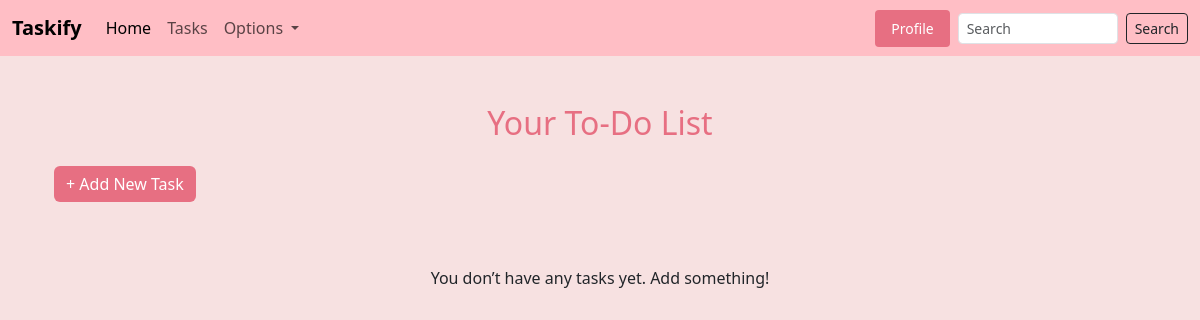
Page /tasks/ (signed in) on the earlier database version.
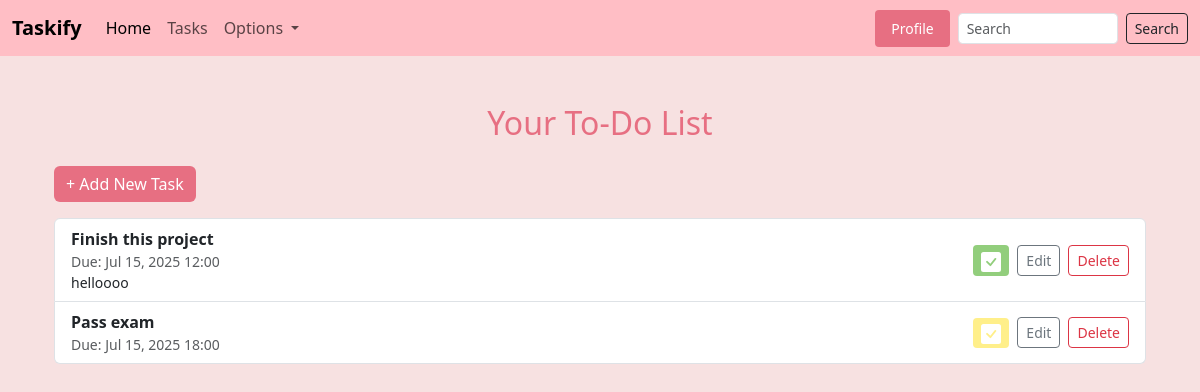
Same page on the later database version.
### todo/models.py (models this page shows, shortened)
class Task(models.Model):
    user = models.ForeignKey(User, on_delete=models.CASCADE)
    title = models.CharField(max_length=100)
    description = models.TextField(blank=True)
    deadline = models.DateTimeField(null=True, blank=True)
    completed = models.BooleanField(default=False)
    created_at = models.DateTimeField(auto_now_add=True)

### todo/views.py (the view)
# urls.py: path('tasks/', views.task_list, name='task_list'),
@login_required
def task_list(request):
    tasks = Task.objects.filter(user=request.user)
    return render(request, 'todo/task_list.html', {'tasks': tasks})

### templates/todo/task_list.html (shortened to what this page needs)
{% extends 'todo/base.html' %}
{% block content %}
    <div class="container py-5">
        <h2 class="mb-4 text-center" style="color: #e76f82;">Your To-Do
            List</h2>
        <a href="{% url 'create_task' %}" class="btn btn-pink mb-3">+ Add New Task</a>
        {% if tasks %}
            <ul class="list-group">
                {% for task in tasks %}
                    <li class="list-group-item d-flex justify-content-between align-items-center">
                        <div>
                            <strong>{{ task.title }}</strong>
                            {% if task.deadline %}
                                <small class="text-muted d-block">Due: {{ task.deadline|date:"M d, Y H:i" }}</small>
                            {% endif %}
                            {% if task.description %}
                                <small class="d-block">{{ task.description }}</small>
                            {% endif %}
                        </div>
                        <div class="d-flex align-items-center gap-2">
                            <form action="{% url 'toggle_task' task.id %}" method="post" class="d-inline">
                                <button type="submit"
                                        class="btn btn-sm {% if task.completed %}btn-green{% else %}btn-yellow{% endif %}"
                                        title="Toggle Status">
                                </button>
                            </form>
                            <a href="{% url 'edit_task' task.id %}" class="btn btn-sm btn-outline-secondary">Edit</a>
                            <a href="{% url 'delete_task' task.id %}" class="btn btn-sm btn-outline-danger">Delete</a>
                        </div>
                    </li>
                {% endfor %}
            </ul>
        {% else %}
            <p class="text-center mt-5">You don’t have any tasks yet. Add something!</p>
        {% endif %}
    </div>
{% endblock %}

Differences in the rows shown:
now on this page (row edited): Task: title "Finish this project", deadline "Jul 15, 2025 12:00", description "helloooo", completed True (drawn)
added Task: title "Pass exam", deadline "Jul 15, 2025 18:00", completed False (drawn)
Other differences:
text no longer shown: "You don’t have any tasks yet. Add something!"
